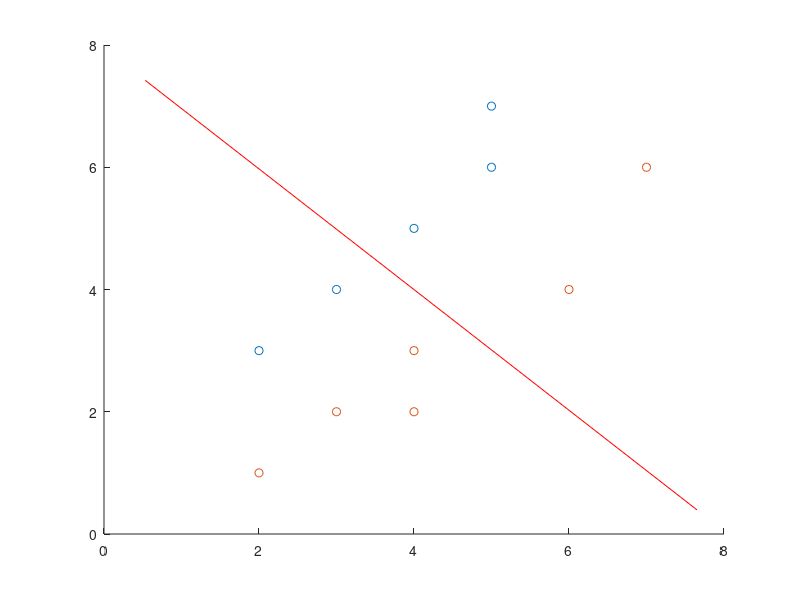
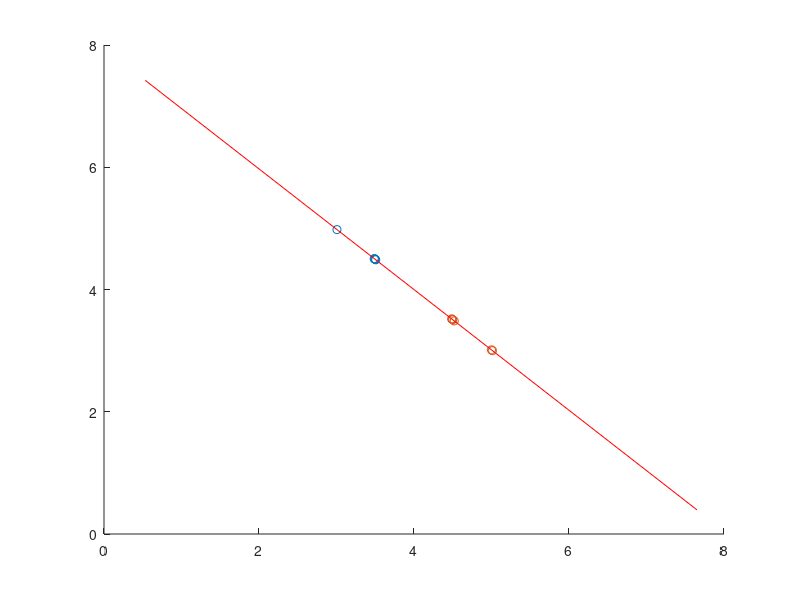

Write the MATLAB code that produced these figures, in order.
I = [2 3;3 4;4 5;5 6;5 7;2 1;3 2;4 2;4 3;6 4;7 6];
c = [  1;  1;  1;  1;  1;  2;  2;  2;  2;  2;  2];

c1 = I((c==1),:);
c2 = I((c==2),:);



figure;

p1 = scatter(c1(:,1), c1(:,2)); hold on;
p2 = scatter(c2(:,1), c2(:,2));

xlim([0 8]);
ylim([0 8]);

classes = max(c);
mu_total = mean(I);
mu = [mean(c1); mean(c2)];
FI_within = (I - mu(c,:));
A_within = FI_within' * FI_within;

Fi_between = [mean(c1) - mu_total;
              mean(c2) - mu_total];
A_between = Fi_between' * Fi_between;

[V, D] = eig(A_within\A_between);


% sort eigenvectors desc
[D, i] = sort(diag(D), 'descend');
V = V(:,i);


scale = 5;
pc1 = line([mu_total(1) - scale * V(1,1) mu_total(1) + scale * V(1,1)], [mu_total(2) - scale * V(2,1) mu_total(2) + scale * V(2,1)]);

set(pc1, 'color', [1 0 0]);


Xm = bsxfun(@minus, I, mu_total);

z = Xm*V(:,1);
% and reconstruct it
p = z*V(:,1)';
p = bsxfun(@plus, p, mu_total);

figure;

% delete old plots
% delete(p1);delete(p2);

y1 = p((c==1),:);
y2 = p((c==2),:);

p1 = scatter(y1(:,1),y1(:,2)); hold on;
p2 = scatter(y2(:,1), y2(:,2));

scale = 5;
pc1 = line([mu_total(1) - scale * V(1,1) mu_total(1) + scale * V(1,1)], [mu_total(2) - scale * V(2,1) mu_total(2) + scale * V(2,1)]);

set(pc1, 'color', [1 0 0]);